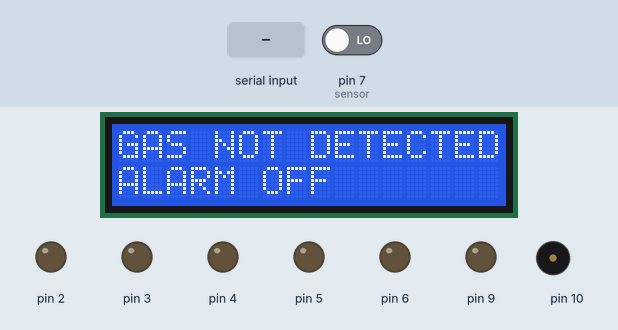
Recording of a sketch running on a simulated Arduino Uno, built with avr-gcc and run on an emulated ATmega328P. Parts: 16×2 character LCD, output pins drawn as LEDs (lit = HIGH), buzzer (waves = sounding). Inputs (shaded band) come from the test bench; at power-on: pin 7 (sensor) LOW. What the sketch prints to the serial monitor is not drawn.

Above: at 1.2 s.
1.3 s: pin 7 (sensor) driven HIGH
At 2.1 s:
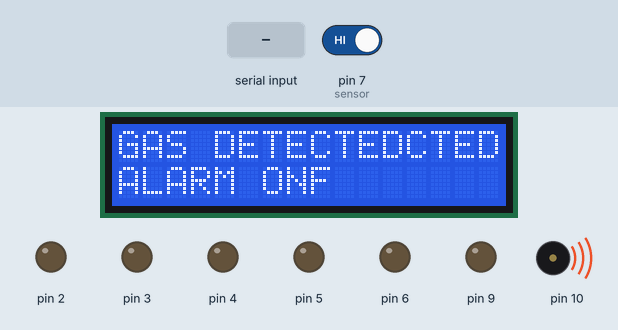
4.3 s: "lampu kamar nyala" received over Serial
At 5.1 s:
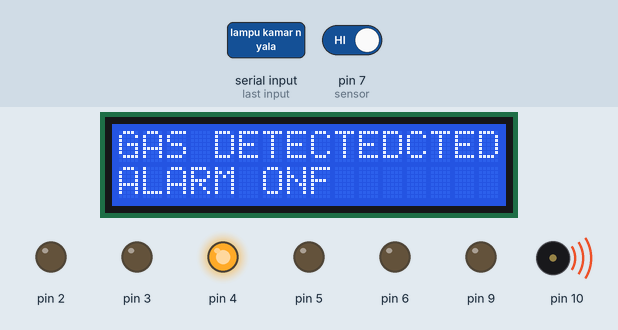
7.3 s: "kipas kamar nyala" received over Serial
At 7.7 s:
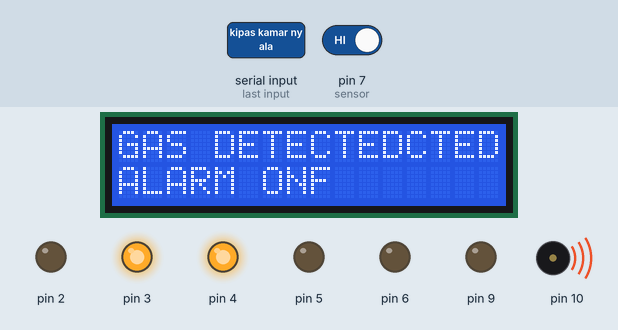
10.3 s: "lampu kamar mati" received over Serial
At 11.0 s:
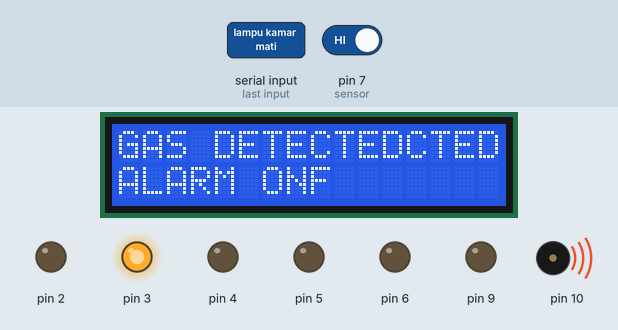
13.3 s: "lampu tidur nyala" received over Serial
At 14.2 s:
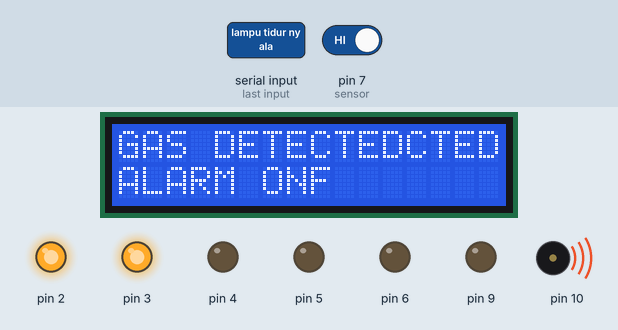
16.3 s: "kipas kamar mati" received over Serial
At 17.4 s:
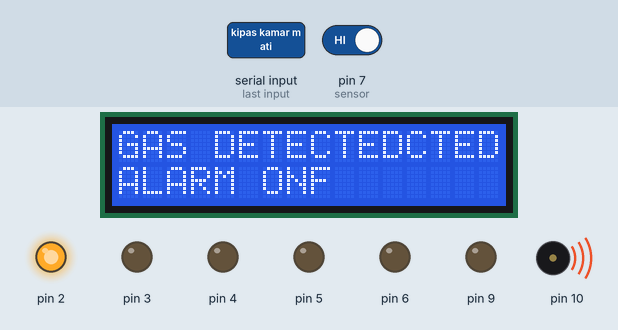
Timing chart, 0 to 20.3 s (numbered marks = the images above; inputs shaded):
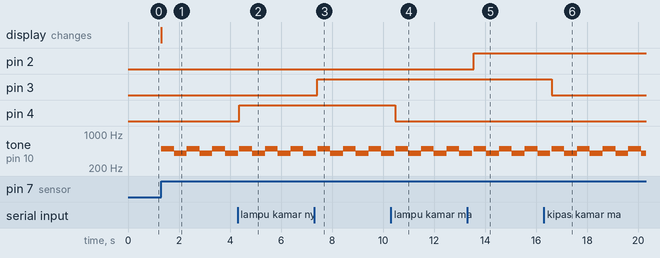

The sketch:

Home_Automation_Bluetooth.ino
```cpp
#include<LiquidCrystal.h>
#define note 500
#define note2 400

LiquidCrystal lcd(A0,A1,A2,A3,A4,A5);
String voice;

void setup() {
  Serial.begin(9600);
  lcd.begin(16,2);
  for(int i = 2;i<=6;i++){
    pinMode(i,OUTPUT);
  }
  pinMode(9,OUTPUT);
  pinMode(10,OUTPUT);
  pinMode(7,INPUT);
}

void loop() {
  while(Serial.available()){
    delay(3);
    char c = Serial.read();
    voice+=c;}

  if(voice.length() >0){
    Serial.println(voice);
    if(voice == "lampu kamar nyala")
    {digitalWrite(4, HIGH);}
    else if(voice == "lampu kamar mati")
    {digitalWrite(4, LOW);}
    else if(voice == "kipas kamar nyala")
    {digitalWrite(3, HIGH);}
    else if(voice == "kipas kamar mati")
    {digitalWrite(3, LOW);}
    else if(voice == "lampu tidur nyala")
    {digitalWrite(2, HIGH);}
    else if(voice == "lampu tidur mati")
    {digitalWrite(2, LOW);}

    else if(voice == "lampu ruang tamu nyala")
    {digitalWrite(6, HIGH);}
    else if(voice == "lampu ruang tamu mati")
    {digitalWrite(6, LOW);}
    else if(voice == "kipas ruang tamu nyala")
    {digitalWrite(9, HIGH);}
    else if(voice == "kipas ruang tamu mati")
    {digitalWrite(9, LOW);}

    else if(voice == "lampu dapur nyala")
    {digitalWrite(5, HIGH);}
    else if(voice == "lampu dapur mati")
    {digitalWrite(5, LOW);}

    else if(voice == "all on")
    { digitalWrite(2, HIGH);
      digitalWrite(3, HIGH);
      digitalWrite(4, HIGH);
      digitalWrite(5, HIGH);
      digitalWrite(6, HIGH);
      digitalWrite(9, HIGH);}
    else if(voice == "all off")
    { digitalWrite(2, LOW);
      digitalWrite(3, LOW);
      digitalWrite(4, LOW);
      digitalWrite(5, LOW);
      digitalWrite(6, LOW);
      digitalWrite(9, LOW);}
    voice = "";}

    sensor();
}

void sensor()
{
  if(digitalRead(7)==1){
      lcd.setCursor(0,0);
      lcd.print("GAS DETECTED");
      lcd.setCursor(0,1);
      lcd.print("ALARM ON");
      tone(10, note);
      delay(500);
      tone(10, note2);
      delay(500);
      noTone(10);
    }
    else if(digitalRead(7)==0){
      lcd.setCursor(0,0);
      lcd.print("GAS NOT DETECTED");
      lcd.setCursor(0,1);
      lcd.print("ALARM OFF");
    }
}
```

Measured:
- after the input at 1.3 s, tone on pin 10: alternates 500 Hz for 0.50 s and 400 Hz for 0.50 s, starting at once; the display: changes at once (image 1)
- after the input at 4.3 s, pin 4: LOW → HIGH after 0.06 s
- after the input at 7.3 s, pin 3: LOW → HIGH after 0.12 s
- after the input at 10.3 s, pin 4: HIGH → LOW after 0.18 s
- after the input at 13.3 s, pin 2: LOW → HIGH after 0.24 s
- after the input at 16.3 s, pin 3: HIGH → LOW after 0.30 s
